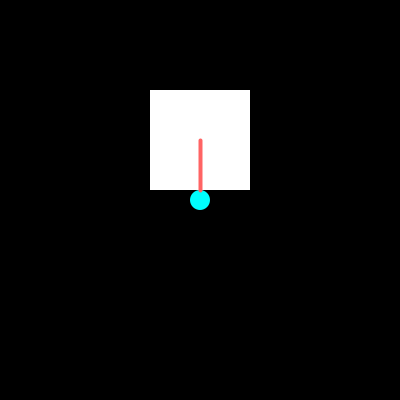
Frame 1 (no input)
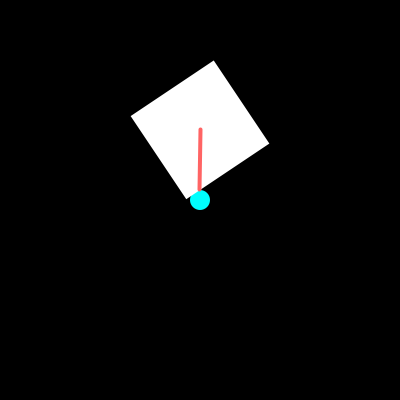
Frame 60 (the mouse pressed at the canvas centre just before this capture)
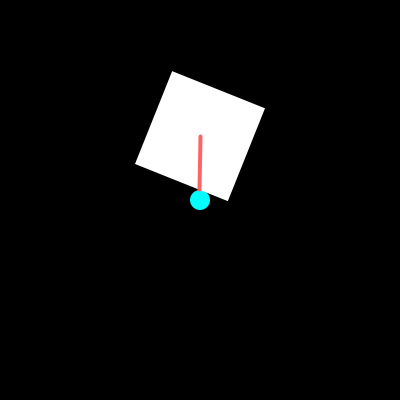
Frame 120 (the mouse held since frame 60 and released just before this capture)

The Processing sketch that drew these frames (run headless with seeded random() and noise(); from frame 60 on, the mouse is pressed at the canvas centre):

// Processing sketch: SquareRollOnCircle
// ── SquareRollOnCircle.pde
float angle;
int length;
int x, y, s;
int circSize;
void setup(){
    size(400, 400);
    angle = HALF_PI;
    s = 100;
    x = 0;
    y = 0;
    circSize = 20;
    rectMode(CENTER);
}

void draw(){
    background(0);
    float r;
    if (angle > PI / 4 && angle < 3 * PI / 4 || angle > 5 * PI / 4 && angle < 7 * PI / 4)
        r = abs((s / 2) / sin(angle));
    else
        r = abs((s / 2) / cos(angle));
    translate(width / 2, height / 2);
    noStroke();
    fill(0, 255, 255);
    ellipse(0, 0, circSize, circSize);
    translate(0, - r - circSize / 2);
    
    rotate(-angle - PI/2);
    fill(255);
    rect(x, y, s, s);
    strokeWeight(4);
    stroke(255, 100, 100);
    line(x, y, x - r * cos(angle), y - r * sin(angle));
    angle += 0.01;
    if (angle > TWO_PI)
        angle = 0;
}

//class Square{
//    public int x, y, s;
//    public Square(int x, int y, int s){
//        this.x = x;
//        this.y = y;
//        this.s = s;
//    }
    
//    public void Draw(){
//        rect(x - s / 2, y - s / 2, s, s);
//    }
//}
